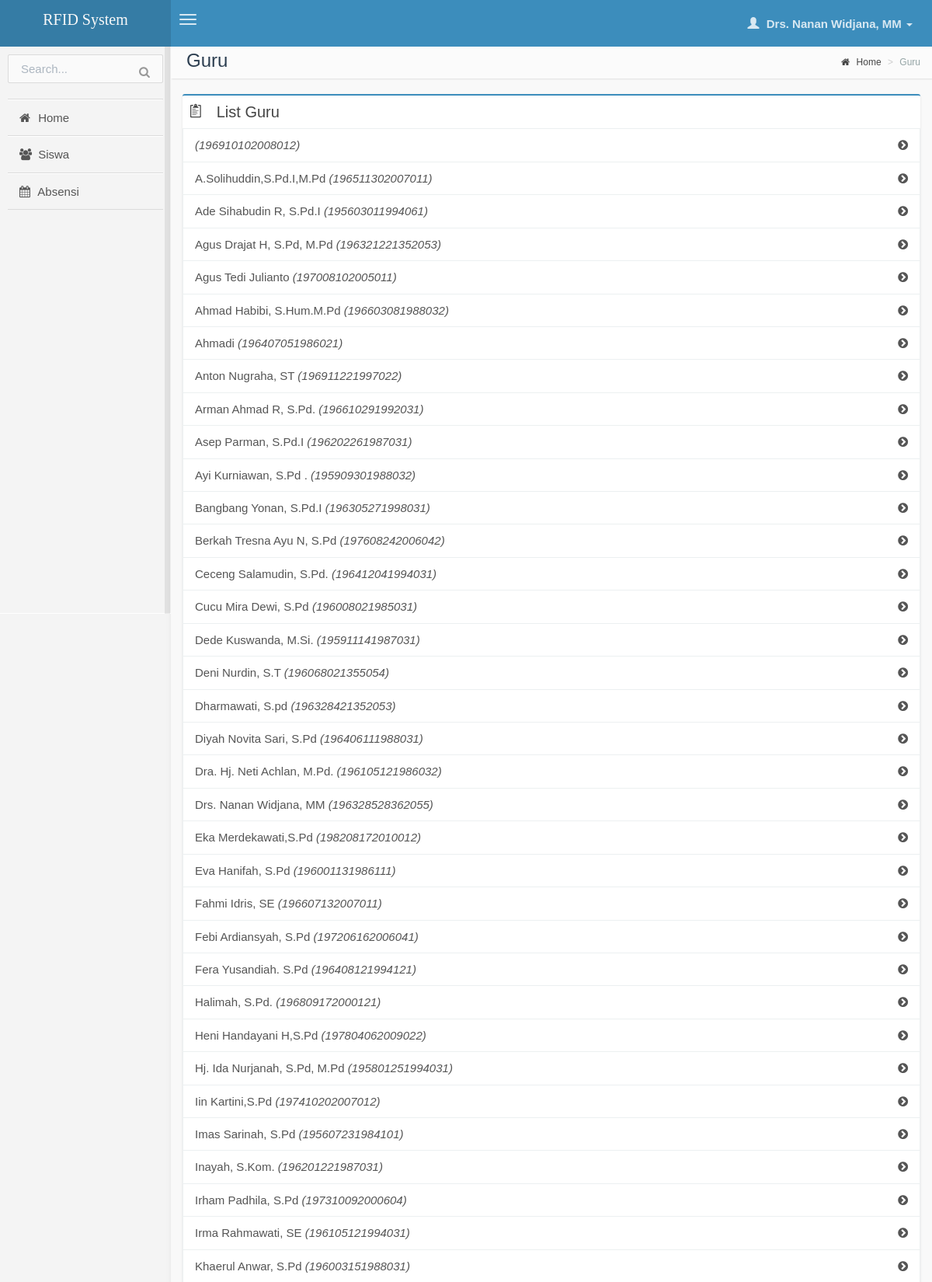
Page /guru/guru.php (signed in, upper part) on the committed database.
### tables this page shows
CREATE TABLE IF NOT EXISTS `guru` (
`id` int(11) NOT NULL,
  `nip` varchar(15) NOT NULL,
  `nama` varchar(50) NOT NULL,
  `jk` varchar(10) NOT NULL,
  `user_level` tinyint(1) NOT NULL DEFAULT '0' COMMENT '0: guru, 1: admin, 2: tu',
  `username` varchar(32) NOT NULL,
  `password` varchar(50) NOT NULL,
  `is_active` tinyint(1) NOT NULL DEFAULT '1',
  `id_guru` int(11) DEFAULT NULL,
  `created_at` datetime NOT NULL,
  `updated_at` timestamp NOT NULL DEFAULT CURRENT_TIMESTAMP ON UPDATE CURRENT_TIMESTAMP
);

### guru/guru.php (the view, shortened to what this page needs)
<?php
    require_once('../lib/unleashed.lib.php');
    require_once('inc/header.php');
?>
                <section class="content-header">
                    <h1>
                        Guru
                    </h1>
                    <ol class="breadcrumb">
                        <li><a href="home.php"><i class="fa fa-home"></i> Home</a></li>
                        <li class="active">Guru</li>
                    </ol>
                </section>
                <section class="content">
                    <div class="row">
                        <section class="col-lg-12">
                            <div class="box box-primary">
                                <div class="box-header">
                                    <i class="ion ion-clipboard"></i>
                                    <h3 class="box-title">List Guru</h3>
                                </div>
                                <?php
                                    $q = "SELECT * FROM guru WHERE is_active=1 ORDER BY nama ASC";
                                    $r = mysql_query($q);
                                    while($d = mysql_fetch_object($r)):
                                ?>
                                    <a href="guru_detail.php?id=<?php echo $d->id; ?>" class="list-group-item">
                                        <?php echo $d->nama; ?> <em>(<?php echo $d->nip; ?>)</em>
                                        <div class="pull-right"><i class="fa fa-chevron-circle-right"></i> </div>
                                    </a>
                                <?php endwhile; ?>
                            </div>
                        </section>
                    </div>
                </section>
<?php include('inc/footer.php'); ?>

### rows in the picture
guru: nip "196910102008012"
guru: nama "A.Solihuddin,S.Pd.I,M.Pd", nip "196511302007011"
guru: nama "Ade Sihabudin R, S.Pd.I", nip "195603011994061"
guru: nama "Agus Drajat H, S.Pd, M.Pd", nip "196321221352053"
guru: nama "Agus Tedi Julianto", nip "197008102005011"
guru: nama "Ahmad Habibi, S.Hum.M.Pd", nip "196603081988032"
guru: nama "Ahmadi", nip "196407051986021"
guru: nama "Anton Nugraha, ST", nip "196911221997022"
guru: nama "Arman Ahmad R, S.Pd.", nip "196610291992031"
guru: nama "Asep Parman, S.Pd.I", nip "196202261987031"
guru: nama "Ayi Kurniawan, S.Pd .", nip "195909301988032"
guru: nama "Bangbang Yonan, S.Pd.I", nip "196305271998031"
guru: nama "Berkah Tresna Ayu N, S.Pd", nip "197608242006042"
guru: nama "Ceceng Salamudin, S.Pd.", nip "196412041994031"
guru: nama "Cucu Mira Dewi, S.Pd", nip "196008021985031"
guru: nama "Dede Kuswanda, M.Si.", nip "195911141987031"
guru: nama "Deni Nurdin, S.T", nip "196068021355054"
guru: nama "Dharmawati, S.pd", nip "196328421352053"
guru: nama "Diyah Novita Sari, S.Pd", nip "196406111988031"
guru: nama "Dra. Hj. Neti Achlan, M.Pd.", nip "196105121986032"
guru: nama "Drs. Nanan Widjana, MM", nip "196328528362055"
guru: nama "Eka Merdekawati,S.Pd", nip "198208172010012"
guru: nama "Eva Hanifah, S.Pd", nip "196001131986111"
guru: nama "Fahmi Idris, SE", nip "196607132007011"
guru: nama "Febi Ardiansyah, S.Pd", nip "197206162006041"
guru: nama "Fera Yusandiah. S.Pd", nip "196408121994121"
guru: nama "Halimah, S.Pd.", nip "196809172000121"
guru: nama "Heni Handayani H,S.Pd", nip "197804062009022"
guru: nama "Hj. Ida Nurjanah, S.Pd, M.Pd", nip "195801251994031"
guru: nama "Iin Kartini,S.Pd", nip "197410202007012"
guru: nama "Imas Sarinah, S.Pd", nip "195607231984101"
guru: nama "Inayah, S.Kom.", nip "196201221987031"
guru: nama "Irham Padhila, S.Pd", nip "197310092000604"
guru: nama "Irma Rahmawati, SE", nip "196105121994031"
guru: nama "Khaerul Anwar, S.Pd", nip "196003151988031"

### other values in the picture
$logged_name "Drs. Nanan Widjana, MM"
